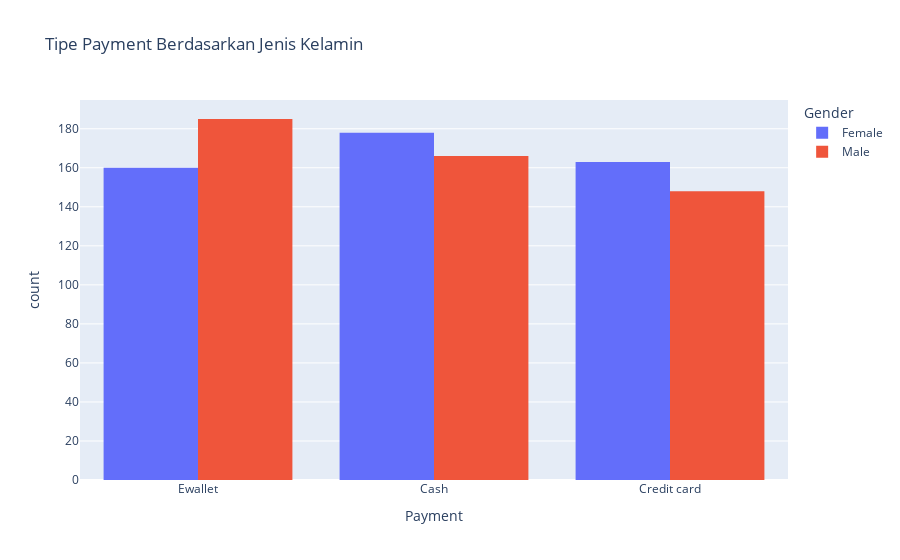

Here is the notebook cell this chart was saved with:
### Code cell
fig = px.histogram(df,x= 'Payment',barmode='group',color='Gender',
                   title='Tipe Payment Berdasarkan Jenis Kelamin ')
fig

### Figure 1 — Plotly figure (JSON) as saved in the notebook; plotly's stock layout.template omitted (floating-point values rounded to 4 significant figures; data arrays with more than 128 entries replaced by an {"elided": "..."} marker saying what was removed)
{"data": [{"alignmentgroup": "True", "bingroup": "x", "hovertemplate": "Gender=Female<br>Payment=%{x}<br>count=%{y}<extra></extra>", "legendgroup": "Female", "marker": {"color": "#636efa", "pattern": {"shape": ""}}, "name": "Female", "offsetgroup": "Female", "orientation": "v", "showlegend": true, "type": "histogram", "x": {"elided": "501 str values"}, "xaxis": "x", "yaxis": "y"}, {"alignmentgroup": "True", "bingroup": "x", "hovertemplate": "Gender=Male<br>Payment=%{x}<br>count=%{y}<extra></extra>", "legendgroup": "Male", "marker": {"color": "#EF553B", "pattern": {"shape": ""}}, "name": "Male", "offsetgroup": "Male", "orientation": "v", "showlegend": true, "type": "histogram", "x": {"elided": "499 str values"}, "xaxis": "x", "yaxis": "y"}], "layout": {"barmode": "group", "legend": {"title": {"text": "Gender"}, "tracegroupgap": 0}, "title": {"text": "Tipe Payment Berdasarkan Jenis Kelamin "}, "xaxis": {"anchor": "y", "domain": [0, 1], "title": {"text": "Payment"}}, "yaxis": {"anchor": "x", "domain": [0, 1], "title": {"text": "count"}}}}
